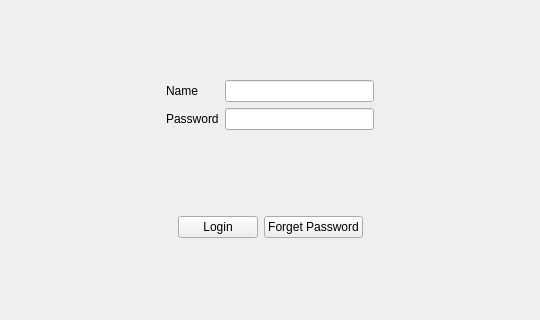
<?xml version="1.0" encoding="UTF-8"?>
<ui version="4.0">
 <class>MainWindow</class>
 <widget class="QMainWindow" name="MainWindow">
  <property name="geometry">
   <rect>
    <x>0</x>
    <y>0</y>
    <width>540</width>
    <height>320</height>
   </rect>
  </property>
  <property name="minimumSize">
   <size>
    <width>540</width>
    <height>320</height>
   </size>
  </property>
  <property name="maximumSize">
   <size>
    <width>540</width>
    <height>320</height>
   </size>
  </property>
  <property name="windowTitle">
   <string>Login</string>
  </property>
  <widget class="QWidget" name="centralwidget">
   <layout class="QVBoxLayout" name="verticalLayout">
    <item>
     <widget class="QWidget" name="widget" native="true">
      <property name="enabled">
       <bool>true</bool>
      </property>
      <property name="sizePolicy">
       <sizepolicy hsizetype="Preferred" vsizetype="Fixed">
        <horstretch>0</horstretch>
        <verstretch>0</verstretch>
       </sizepolicy>
      </property>
      <layout class="QGridLayout" name="gridLayout">
       <item row="1" column="1">
        <widget class="QLabel" name="label_2">
         <property name="text">
          <string>Password</string>
         </property>
        </widget>
       </item>
       <item row="0" column="1">
        <widget class="QLabel" name="label">
         <property name="text">
          <string>Name</string>
         </property>
        </widget>
       </item>
       <item row="0" column="0">
        <spacer name="horizontalSpacer_3">
         <property name="orientation">
          <enum>Qt::Orientation::Horizontal</enum>
         </property>
         <property name="sizeHint" stdset="0">
          <size>
           <width>40</width>
           <height>20</height>
          </size>
         </property>
        </spacer>
       </item>
       <item row="0" column="2">
        <widget class="QLineEdit" name="lineEdit"/>
       </item>
       <item row="1" column="2">
        <widget class="QLineEdit" name="lineEdit_2">
         <property name="echoMode">
          <enum>QLineEdit::EchoMode::Password</enum>
         </property>
        </widget>
       </item>
       <item row="0" column="3">
        <spacer name="horizontalSpacer_4">
         <property name="orientation">
          <enum>Qt::Orientation::Horizontal</enum>
         </property>
         <property name="sizeHint" stdset="0">
          <size>
           <width>40</width>
           <height>20</height>
          </size>
         </property>
        </spacer>
       </item>
      </layout>
     </widget>
    </item>
    <item>
     <widget class="QWidget" name="widget_2" native="true">
      <property name="sizePolicy">
       <sizepolicy hsizetype="Preferred" vsizetype="Fixed">
        <horstretch>0</horstretch>
        <verstretch>0</verstretch>
       </sizepolicy>
      </property>
      <layout class="QHBoxLayout" name="horizontalLayout">
       <item>
        <spacer name="horizontalSpacer">
         <property name="orientation">
          <enum>Qt::Orientation::Horizontal</enum>
         </property>
         <property name="sizeHint" stdset="0">
          <size>
           <width>40</width>
           <height>20</height>
          </size>
         </property>
        </spacer>
       </item>
       <item>
        <widget class="QPushButton" name="pushButton">
         <property name="text">
          <string>Login</string>
         </property>
        </widget>
       </item>
       <item>
        <widget class="QPushButton" name="pushButton_2">
         <property name="text">
          <string>Forget Password</string>
         </property>
        </widget>
       </item>
       <item>
        <spacer name="horizontalSpacer_2">
         <property name="orientation">
          <enum>Qt::Orientation::Horizontal</enum>
         </property>
         <property name="sizeHint" stdset="0">
          <size>
           <width>40</width>
           <height>20</height>
          </size>
         </property>
        </spacer>
       </item>
      </layout>
     </widget>
    </item>
   </layout>
  </widget>
 </widget>
 <resources/>
 <connections/>
</ui>
